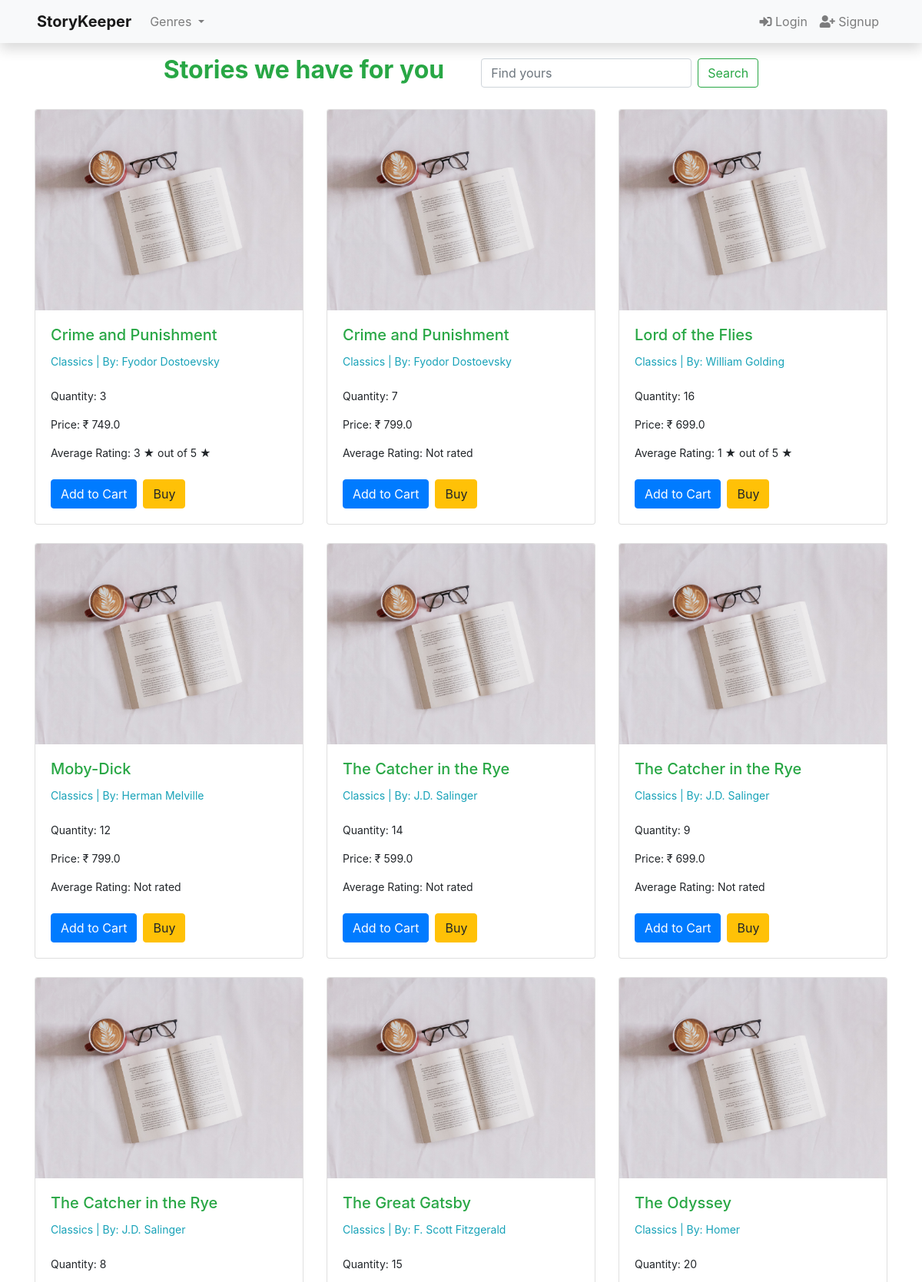
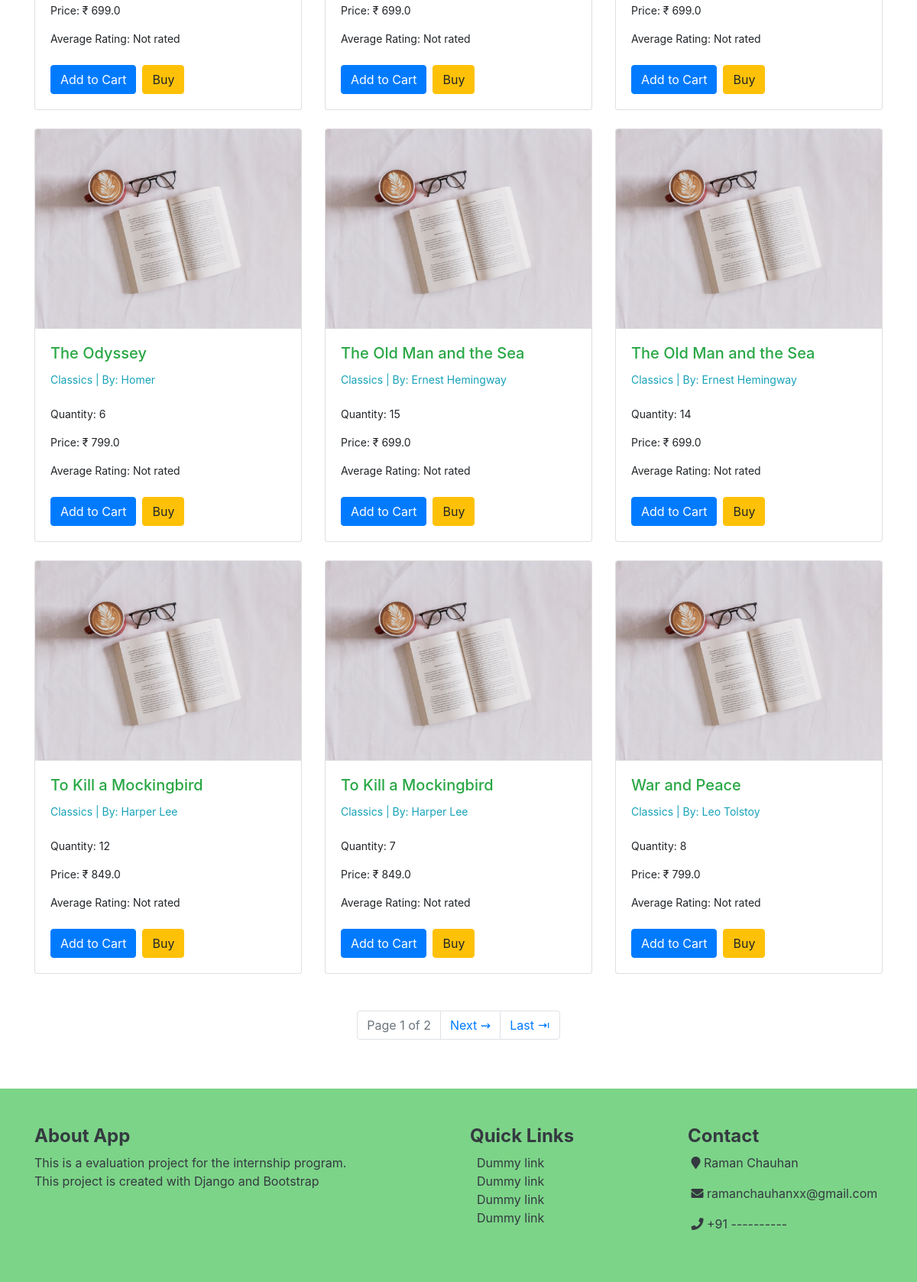
/category/Classics, run on the app's committed database (2 pictures, top to bottom).
### books/models.py (models this page shows, shortened)
class Book(models.Model):
    title  		 = models.CharField(max_length=200)
    slug         = models.SlugField(max_length=140, unique=True)
    author 		 = models.CharField(max_length=100)
    genre   	 = models.CharField(max_length=100)
    price     	 = models.FloatField(default=0)
    quantity   	 = models.IntegerField(default=0)
    description  = models.TextField(default='No Description', null=True, blank=False)
    average_rating  = models.FloatField(default=0)
    created_on 	 = models.DateTimeField(auto_now_add=True)
    updated_on 	 = models.DateTimeField(auto_now=True)
    digital         = models.BooleanField(default=False, null=True, blank=False)
    status          = models.IntegerField(choices=status,default = 1)
    class Meta:
        ordering    = ['-quantity']

### books/views.py (the view)
# urls.py: path('category/<str:cats>', views.categoryView, name='category'),
def categoryView(request, cats):
    category_post = Book.objects.filter(genre=cats).order_by('title')
    genre = Book.objects.values('genre').distinct().order_by('genre')
    paginator = Paginator(category_post, 10)
    page = request.GET.get('page')
    books = paginator.get_page(page)
    context = {'category_post':category_post,'books':books, 'genre':genre}
    return render(request, 'category.html',context)

### books/templates/category.html (shortened to what this page needs)
{% extends 'base.html' %}
{% block content %}
{% load crispy_forms_tags %}
{% load static %}
{% if category_post %}
<div class='container-fluid my-3 d-flex justify-content-center'>
    <h2 class="text-success"><b>{{ book.genre }} Stories we have for you </b></h2>
    <form class="form-inline my-2 ml-5 my-lg-0" role='search', method='get', action="{% url 'home' %}">
        <input class="form-control mr-sm-2" name='search' type="search" placeholder="Find yours" aria-label="Search">
        <button class="btn btn-outline-success my-2 my-sm-0" type="submit">Search</button>
    </form>
</div>
<div class="container mt-4">
    <div class="row">
        {% for book in category_post %}
        <div class="col-md-4 mb-4">
            <div class="card product-card">
                <a href="{% url 'book_detail' book.slug %}"><img src="{% static 'images/thumbnail.jpg' %}" class="card-img-top" alt="{{ book.title }}"></a>
                <div class="card-body">
                    <a href="{% url 'book_detail' book.slug %}"class="text-success" ><h5 class="card-title">{{ book.title }}</h5></a>
                    <small>
                        <p class="card-text text-info">{{ book.genre }} | <span class="card-text">By: {{ book.author }}</span></p></small><br>
                        <small class="text-bold">
                            <p class="card-text">Quantity:{% if book.quantity > 0 %} {{ book.quantity }} {% else %}<span class="text-success"> Out of stock</span>{% endif %}</p>
                            <p class="card-text">Price: &#8377; {{ book.price }}</p>
                            <p class="card-text">Average Rating: {% if book.average_rating %}{{ book.average_rating|floatformat:'0' }} &#9733; out of 5 &#9733;{% else %}Not rated{% endif %}</p>
                        </small><br>
                    <div class="d-flex">
                        <form method="post" action="{% url 'add_to_cart' book.slug %}">
                            <button type="submit" class="btn btn-primary">Add to Cart</button>
                        </form>
                        <a href="#" class="btn btn-warning ml-2">Buy</a>
                    </div>
                </div>
            </div>
        </div>
        {% endfor %}
    </div>
</div>
{% else %}
    <div class="my-4">
        <strong class="text-danger my-4"><H3>Sorry no books available. </H3></strong>
    </div>
{% endif %}
{% endblock %}

### data on the page
Book: title "Crime and Punishment", genre "Classics", author "Fyodor Dostoevsky", quantity "3", price "749.0", average_rating "3"
Book: title "Crime and Punishment", genre "Classics", author "Fyodor Dostoevsky", quantity "7", price "799.0", average_rating "Not rated"
Book: title "Lord of the Flies", genre "Classics", author "William Golding", quantity "16", price "699.0", average_rating "1"
Book: title "Moby-Dick", genre "Classics", author "Herman Melville", quantity "12", price "799.0", average_rating "Not rated"
Book: title "The Catcher in the Rye", genre "Classics", author "J.D. Salinger", quantity "14", price "599.0", average_rating "Not rated"
Book: title "The Catcher in the Rye", genre "Classics", author "J.D. Salinger", quantity "9", price "699.0", average_rating "Not rated"
Book: title "The Catcher in the Rye", genre "Classics", author "J.D. Salinger", quantity "8", price "699.0", average_rating "Not rated"
Book: title "The Great Gatsby", genre "Classics", author "F. Scott Fitzgerald", quantity "15", price "699.0", average_rating "Not rated"
Book: title "The Odyssey", genre "Classics", author "Homer", quantity "20", price "699.0", average_rating "Not rated"
Book: title "The Odyssey", genre "Classics", author "Homer", quantity "6", price "799.0", average_rating "Not rated"
Book: title "The Old Man and the Sea", genre "Classics", author "Ernest Hemingway", quantity "15", price "699.0", average_rating "Not rated"
Book: title "The Old Man and the Sea", genre "Classics", author "Ernest Hemingway", quantity "14", price "699.0", average_rating "Not rated"
Book: title "To Kill a Mockingbird", genre "Classics", author "Harper Lee", quantity "12", price "849.0", average_rating "Not rated"
Book: title "To Kill a Mockingbird", genre "Classics", author "Harper Lee", quantity "7", price "849.0", average_rating "Not rated"
Book: title "War and Peace", genre "Classics", author "Leo Tolstoy", quantity "8", price "799.0", average_rating "Not rated"

### other printed values
{{ books.number }} "1"
{{ books.paginator.num_pages }} "2"
